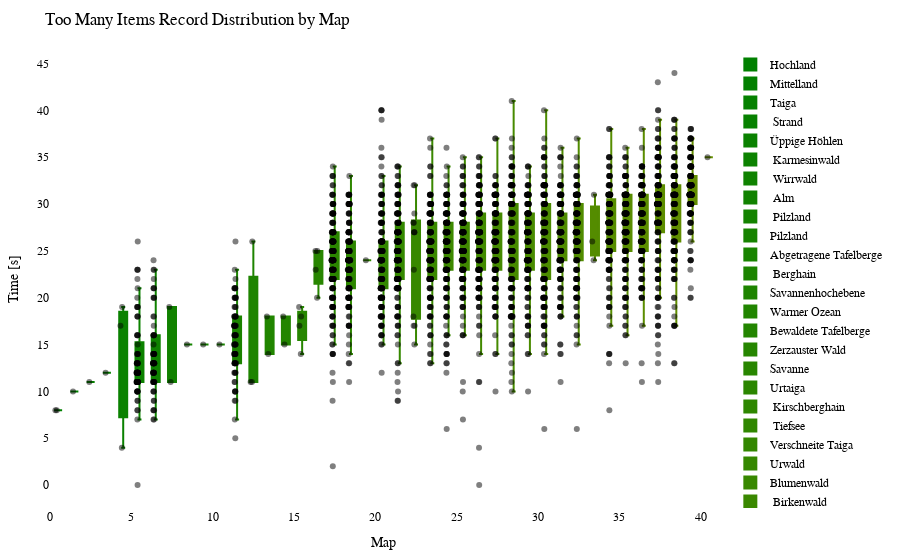

Notebook code for this chart:
### Code cell
import plotly.graph_objects as go
import plotly.io as pio

df = getRecordsDataframe(minigame="Sammelwahn")

# sort df columns by mean value 
df = df.reindex(df.mean().sort_values().index, axis=1)

# drop sum column
df = df.drop(columns=["Sum"])

# remove "Punkte" from all columns
df.columns = df.columns.str.replace('Punkte', '')

cmap = LinearSegmentedColormap.from_list("green_orange", ["green", "orange"])
colors = [to_hex(cmap(i / (num_columns - 1))) for i in range(num_columns)]

# Calculate the offset for centering the data points
num_columns = len(df.columns)
offset = 0.5

# Create a Swarm plot using Plotly
fig = go.Figure()

for i, (column, color) in enumerate(zip(df.columns, colors)):
    x_values = [i + offset] * len(df[column])  # Adjust x-values with offset for horizontal centering
    fig.add_trace(go.Box(x=x_values,
                         y=df[column],
                         name=column,
                         boxpoints='all',
                         pointpos=-0.5,  # Adjust point position to prevent overlapping
                         marker=dict(color='rgba(0,0,0,0.5)', size=6),  # Adjust marker color and size
                         line=dict(color=color),
                         fillcolor=color,
                         hovertext=df_to_html.index,
                         hoverinfo='name+text+y',
                         showlegend=True))

fig.update_layout(title="Too Many Items Record Distribution by Map",
                  xaxis=dict(title="Map"),
                  yaxis=dict(title="Time [s]"),
                  showlegend=True,
                  font=dict(family="Arial", size=12, color="black"),  # Customize font
                  plot_bgcolor="white",  # Set background color
                  margin=dict(l=50, r=50, t=50, b=50),  # Adjust margins for better layout
                  )

pio.show(fig)

pio.write_html(fig, "out/sammel_swarm_plot.html")

### Figure 1 — Plotly figure (JSON) as saved in the notebook; plotly's stock layout.template omitted (floating-point values rounded to 4 significant figures; data arrays with more than 128 entries replaced by an {"elided": "..."} marker saying what was removed)
{"data": [{"boxpoints": "all", "fillcolor": "#008000", "hoverinfo": "name+text+y", "hovertext": {"elided": "212 str values"}, "line": {"color": "#008000"}, "marker": {"color": "rgba(0,0,0,0.5)", "size": 6}, "name": "Hochland", "pointpos": -0.5, "showlegend": true, "type": "box", "x": {"elided": "211 float values"}, "y": {"elided": "211 int values"}}, {"boxpoints": "all", "fillcolor": "#028000", "hoverinfo": "name+text+y", "hovertext": {"elided": "212 str values"}, "line": {"color": "#028000"}, "marker": {"color": "rgba(0,0,0,0.5)", "size": 6}, "name": "Mittelland", "pointpos": -0.5, "showlegend": true, "type": "box", "x": {"elided": "211 float values"}, "y": {"elided": "211 int values"}}, {"boxpoints": "all", "fillcolor": "#058100", "hoverinfo": "name+text+y", "hovertext": {"elided": "212 str values"}, "line": {"color": "#058100"}, "marker": {"color": "rgba(0,0,0,0.5)", "size": 6}, "name": "Taiga", "pointpos": -0.5, "showlegend": true, "type": "box", "x": {"elided": "211 float values"}, "y": {"elided": "211 int values"}}, {"boxpoints": "all", "fillcolor": "#078100", "hoverinfo": "name+text+y", "hovertext": {"elided": "212 str values"}, "line": {"color": "#078100"}, "marker": {"color": "rgba(0,0,0,0.5)", "size": 6}, "name": " Strand", "pointpos": -0.5, "showlegend": true, "type": "box", "x": {"elided": "211 float values"}, "y": {"elided": "211 int values"}}, {"boxpoints": "all", "fillcolor": "#0a8100", "hoverinfo": "name+text+y", "hovertext": {"elided": "212 str values"}, "line": {"color": "#0a8100"}, "marker": {"color": "rgba(0,0,0,0.5)", "size": 6}, "name": "Üppige Höhlen", "pointpos": -0.5, "showlegend": true, "type": "box", "x": {"elided": "211 float values"}, "y": {"elided": "211 int values"}}, {"boxpoints": "all", "fillcolor": "#0c8200", "hoverinfo": "name+text+y", "hovertext": {"elided": "212 str values"}, "line": {"color": "#0c8200"}, "marker": {"color": "rgba(0,0,0,0.5)", "size": 6}, "name": " Karmesinwald", "pointpos": -0.5, "showlegend": true, "type": "box", "x": {"elided": "211 float values"}, "y": {"elided": "211 int values"}}, {"boxpoints": "all", "fillcolor": "#0f8200", "hoverinfo": "name+text+y", "hovertext": {"elided": "212 str values"}, "line": {"color": "#0f8200"}, "marker": {"color": "rgba(0,0,0,0.5)", "size": 6}, "name": " Wirrwald", "pointpos": -0.5, "showlegend": true, "type": "box", "x": {"elided": "211 float values"}, "y": {"elided": "211 int values"}}, {"boxpoints": "all", "fillcolor": "#118200", "hoverinfo": "name+text+y", "hovertext": {"elided": "212 str values"}, "line": {"color": "#118200"}, "marker": {"color": "rgba(0,0,0,0.5)", "size": 6}, "name": " Alm", "pointpos": -0.5, "showlegend": true, "type": "box", "x": {"elided": "211 float values"}, "y": {"elided": "211 int values"}}, {"boxpoints": "all", "fillcolor": "#148300", "hoverinfo": "name+text+y", "hovertext": {"elided": "212 str values"}, "line": {"color": "#148300"}, "marker": {"color": "rgba(0,0,0,0.5)", "size": 6}, "name": " Pilzland", "pointpos": -0.5, "showlegend": true, "type": "box", "x": {"elided": "211 float values"}, "y": {"elided": "211 int values"}}, {"boxpoints": "all", "fillcolor": "#178300", "hoverinfo": "name+text+y", "hovertext": {"elided": "212 str values"}, "line": {"color": "#178300"}, "marker": {"color": "rgba(0,0,0,0.5)", "size": 6}, "name": "Pilzland", "pointpos": -0.5, "showlegend": true, "type": "box", "x": {"elided": "211 float values"}, "y": {"elided": "211 int values"}}, {"boxpoints": "all", "fillcolor": "#198400", "hoverinfo": "name+text+y", "hovertext": {"elided": "212 str values"}, "line": {"color": "#198400"}, "marker": {"color": "rgba(0,0,0,0.5)", "size": 6}, "name": "Abgetragene Tafelberge", "pointpos": -0.5, "showlegend": true, "type": "box", "x": {"elided": "211 float values"}, "y": {"elided": "211 int values"}}, {"boxpoints": "all", "fillcolor": "#1c8400", "hoverinfo": "name+text+y", "hovertext": {"elided": "212 str values"}, "line": {"color": "#1c8400"}, "marker": {"color": "rgba(0,0,0,0.5)", "size": 6}, "name": " Berghain", "pointpos": -0.5, "showlegend": true, "type": "box", "x": {"elided": "211 float values"}, "y": {"elided": "211 int values"}}, {"boxpoints": "all", "fillcolor": "#1e8400", "hoverinfo": "name+text+y", "hovertext": {"elided": "212 str values"}, "line": {"color": "#1e8400"}, "marker": {"color": "rgba(0,0,0,0.5)", "size": 6}, "name": "Savannenhochebene", "pointpos": -0.5, "showlegend": true, "type": "box", "x": {"elided": "211 float values"}, "y": {"elided": "211 int values"}}, {"boxpoints": "all", "fillcolor": "#218500", "hoverinfo": "name+text+y", "hovertext": {"elided": "212 str values"}, "line": {"color": "#218500"}, "marker": {"color": "rgba(0,0,0,0.5)", "size": 6}, "name": "Warmer Ozean", "pointpos": -0.5, "showlegend": true, "type": "box", "x": {"elided": "211 float values"}, "y": {"elided": "211 int values"}}, {"boxpoints": "all", "fillcolor": "#238500", "hoverinfo": "name+text+y", "hovertext": {"elided": "212 str values"}, "line": {"color": "#238500"}, "marker": {"color": "rgba(0,0,0,0.5)", "size": 6}, "name": "Bewaldete Tafelberge", "pointpos": -0.5, "showlegend": true, "type": "box", "x": {"elided": "211 float values"}, "y": {"elided": "211 int values"}}, {"boxpoints": "all", "fillcolor": "#268600", "hoverinfo": "name+text+y", "hovertext": {"elided": "212 str values"}, "line": {"color": "#268600"}, "marker": {"color": "rgba(0,0,0,0.5)", "size": 6}, "name": "Zerzauster Wald", "pointpos": -0.5, "showlegend": true, "type": "box", "x": {"elided": "211 float values"}, "y": {"elided": "211 int values"}}, {"boxpoints": "all", "fillcolor": "#288600", "hoverinfo": "name+text+y", "hovertext": {"elided": "212 str values"}, "line": {"color": "#288600"}, "marker": {"color": "rgba(0,0,0,0.5)", "size": 6}, "name": "Savanne", "pointpos": -0.5, "showlegend": true, "type": "box", "x": {"elided": "211 float values"}, "y": {"elided": "211 int values"}}, {"boxpoints": "all", "fillcolor": "#2b8600", "hoverinfo": "name+text+y", "hovertext": {"elided": "212 str values"}, "line": {"color": "#2b8600"}, "marker": {"color": "rgba(0,0,0,0.5)", "size": 6}, "name": "Urtaiga", "pointpos": -0.5, "showlegend": true, "type": "box", "x": {"elided": "211 float values"}, "y": {"elided": "211 int values"}}, {"boxpoints": "all", "fillcolor": "#2e8700", "hoverinfo": "name+text+y", "hovertext": {"elided": "212 str values"}, "line": {"color": "#2e8700"}, "marker": {"color": "rgba(0,0,0,0.5)", "size": 6}, "name": " Kirschberghain", "pointpos": -0.5, "showlegend": true, "type": "box", "x": {"elided": "211 float values"}, "y": {"elided": "211 int values"}}, {"boxpoints": "all", "fillcolor": "#308700", "hoverinfo": "name+text+y", "hovertext": {"elided": "212 str values"}, "line": {"color": "#308700"}, "marker": {"color": "rgba(0,0,0,0.5)", "size": 6}, "name": " Tiefsee", "pointpos": -0.5, "showlegend": true, "type": "box", "x": {"elided": "211 float values"}, "y": {"elided": "211 int values"}}, {"boxpoints": "all", "fillcolor": "#338700", "hoverinfo": "name+text+y", "hovertext": {"elided": "212 str values"}, "line": {"color": "#338700"}, "marker": {"color": "rgba(0,0,0,0.5)", "size": 6}, "name": "Verschneite Taiga", "pointpos": -0.5, "showlegend": true, "type": "box", "x": {"elided": "211 float values"}, "y": {"elided": "211 int values"}}, {"boxpoints": "all", "fillcolor": "#358800", "hoverinfo": "name+text+y", "hovertext": {"elided": "212 str values"}, "line": {"color": "#358800"}, "marker": {"color": "rgba(0,0,0,0.5)", "size": 6}, "name": "Urwald", "pointpos": -0.5, "showlegend": true, "type": "box", "x": {"elided": "211 float values"}, "y": {"elided": "211 int values"}}, {"boxpoints": "all", "fillcolor": "#388800", "hoverinfo": "name+text+y", "hovertext": {"elided": "212 str values"}, "line": {"color": "#388800"}, "marker": {"color": "rgba(0,0,0,0.5)", "size": 6}, "name": "Blumenwald", "pointpos": -0.5, "showlegend": true, "type": "box", "x": {"elided": "211 float values"}, "y": {"elided": "211 int values"}}, {"boxpoints": "all", "fillcolor": "#3a8800", "hoverinfo": "name+text+y", "hovertext": {"elided": "212 str values"}, "line": {"color": "#3a8800"}, "marker": {"color": "rgba(0,0,0,0.5)", "size": 6}, "name": " Birkenwald", "pointpos": -0.5, "showlegend": true, "type": "box", "x": {"elided": "211 float values"}, "y": {"elided": "211 int values"}}, {"boxpoints": "all", "fillcolor": "#3d8900", "hoverinfo": "name+text+y", "hovertext": {"elided": "212 str values"}, "line": {"color": "#3d8900"}, "marker": {"color": "rgba(0,0,0,0.5)", "size": 6}, "name": " Sumpf", "pointpos": -0.5, "showlegend": true, "type": "box", "x": {"elided": "211 float values"}, "y": {"elided": "211 int values"}}, {"boxpoints": "all", "fillcolor": "#408900", "hoverinfo": "name+text+y", "hovertext": {"elided": "212 str values"}, "line": {"color": "#408900"}, "marker": {"color": "rgba(0,0,0,0.5)", "size": 6}, "name": " Bambusdschungel", "pointpos": -0.5, "showlegend": true, "type": "box", "x": {"elided": "211 float values"}, "y": {"elided": "211 int values"}}, {"boxpoints": "all", "fillcolor": "#428a00", "hoverinfo": "name+text+y", "hovertext": {"elided": "212 str values"}, "line": {"color": "#428a00"}, "marker": {"color": "rgba(0,0,0,0.5)", "size": 6}, "name": " Dschungel", "pointpos": -0.5, "showlegend": true, "type": "box", "x": {"elided": "211 float values"}, "y": {"elided": "211 int values"}}, {"boxpoints": "all", "fillcolor": "#458a00", "hoverinfo": "name+text+y", "hovertext": {"elided": "212 str values"}, "line": {"color": "#458a00"}, "marker": {"color": "rgba(0,0,0,0.5)", "size": 6}, "name": "Zerzauste Hügel", "pointpos": -0.5, "showlegend": true, "type": "box", "x": {"elided": "211 float values"}, "y": {"elided": "211 int values"}}, {"boxpoints": "all", "fillcolor": "#478a00", "hoverinfo": "name+text+y", "hovertext": {"elided": "212 str values"}, "line": {"color": "#478a00"}, "marker": {"color": "rgba(0,0,0,0.5)", "size": 6}, "name": "Verschneite Ebene", "pointpos": -0.5, "showlegend": true, "type": "box", "x": {"elided": "211 float values"}, "y": {"elided": "211 int values"}}, {"boxpoints": "all", "fillcolor": "#4a8b00", "hoverinfo": "name+text+y", "hovertext": {"elided": "212 str values"}, "line": {"color": "#4a8b00"}, "marker": {"color": "rgba(0,0,0,0.5)", "size": 6}, "name": "Zerzauste Savanne", "pointpos": -0.5, "showlegend": true, "type": "box", "x": {"elided": "211 float values"}, "y": {"elided": "211 int values"}}, {"boxpoints": "all", "fillcolor": "#4c8b00", "hoverinfo": "name+text+y", "hovertext": {"elided": "212 str values"}, "line": {"color": "#4c8b00"}, "marker": {"color": "rgba(0,0,0,0.5)", "size": 6}, "name": " Taiga", "pointpos": -0.5, "showlegend": true, "type": "box", "x": {"elided": "211 float values"}, "y": {"elided": "211 int values"}}, {"boxpoints": "all", "fillcolor": "#4f8b00", "hoverinfo": "name+text+y", "hovertext": {"elided": "212 str values"}, "line": {"color": "#4f8b00"}, "marker": {"color": "rgba(0,0,0,0.5)", "size": 6}, "name": " Wald", "pointpos": -0.5, "showlegend": true, "type": "box", "x": {"elided": "211 float values"}, "y": {"elided": "211 int values"}}, {"boxpoints": "all", "fillcolor": "#518c00", "hoverinfo": "name+text+y", "hovertext": {"elided": "212 str values"}, "line": {"color": "#518c00"}, "marker": {"color": "rgba(0,0,0,0.5)", "size": 6}, "name": " Savannenhochebene", "pointpos": -0.5, "showlegend": true, "type": "box", "x": {"elided": "211 float values"}, "y": {"elided": "211 int values"}}, {"boxpoints": "all", "fillcolor": "#548c00", "hoverinfo": "name+text+y", "hovertext": {"elided": "212 str values"}, "line": {"color": "#548c00"}, "marker": {"color": "rgba(0,0,0,0.5)", "size": 6}, "name": " Sonnenblumenebene", "pointpos": -0.5, "showlegend": true, "type": "box", "x": {"elided": "211 float values"}, "y": {"elided": "211 int values"}}, {"boxpoints": "all", "fillcolor": "#578d00", "hoverinfo": "name+text+y", "hovertext": {"elided": "212 str values"}, "line": {"color": "#578d00"}, "marker": {"color": "rgba(0,0,0,0.5)", "size": 6}, "name": "Lichter Dschungel", "pointpos": -0.5, "showlegend": true, "type": "box", "x": {"elided": "211 float values"}, "y": {"elided": "211 int values"}}, {"boxpoints": "all", "fillcolor": "#598d00", "hoverinfo": "name+text+y", "hovertext": {"elided": "212 str values"}, "line": {"color": "#598d00"}, "marker": {"color": "rgba(0,0,0,0.5)", "size": 6}, "name": "Dichter Wald", "pointpos": -0.5, "showlegend": true, "type": "box", "x": {"elided": "211 float values"}, "y": {"elided": "211 int values"}}, {"boxpoints": "all", "fillcolor": "#5c8d00", "hoverinfo": "name+text+y", "hovertext": {"elided": "212 str values"}, "line": {"color": "#5c8d00"}, "marker": {"color": "rgba(0,0,0,0.5)", "size": 6}, "name": "Sonnenblumenebene", "pointpos": -0.5, "showlegend": true, "type": "box", "x": {"elided": "211 float values"}, "y": {"elided": "211 int values"}}, {"boxpoints": "all", "fillcolor": "#5e8e00", "hoverinfo": "name+text+y", "hovertext": {"elided": "212 str values"}, "line": {"color": "#5e8e00"}, "marker": {"color": "rgba(0,0,0,0.5)", "size": 6}, "name": " Savanne", "pointpos": -0.5, "showlegend": true, "type": "box", "x": {"elided": "211 float values"}, "y": {"elided": "211 int values"}}, {"boxpoints": "all", "fillcolor": "#618e00", "hoverinfo": "name+text+y", "hovertext": {"elided": "212 str values"}, "line": {"color": "#618e00"}, "marker": {"color": "rgba(0,0,0,0.5)", "size": 6}, "name": " Ebene", "pointpos": -0.5, "showlegend": true, "type": "box", "x": {"elided": "211 float values"}, "y": {"elided": "211 int values"}}, {"boxpoints": "all", "fillcolor": "#638e00", "hoverinfo": "name+text+y", "hovertext": {"elided": "212 str values"}, "line": {"color": "#638e00"}, "marker": {"color": "rgba(0,0,0,0.5)", "size": 6}, "name": " Blumenwald", "pointpos": -0.5, "showlegend": true, "type": "box", "x": {"elided": "211 float values"}, "y": {"elided": "211 int values"}}, {"boxpoints": "all", "fillcolor": "#668f00", "hoverinfo": "name+text+y", "hovertext": {"elided": "212 str values"}, "line": {"color": "#668f00"}, "marker": {"color": "rgba(0,0,0,0.5)", "size": 6}, "name": " Tropfsteinhöhlen", "pointpos": -0.5, "showlegend": true, "type": "box", "x": {"elided": "211 float values"}, "y": {"elided": "211 int values"}}], "layout": {"font": {"color": "black", "family": "Arial", "size": 12}, "margin": {"b": 50, "l": 50, "r": 50, "t": 50}, "plot_bgcolor": "white", "showlegend": true, "title": {"text": "Too Many Items Record Distribution by Map"}, "xaxis": {"title": {"text": "Map"}}, "yaxis": {"title": {"text": "Time [s]"}}}}
